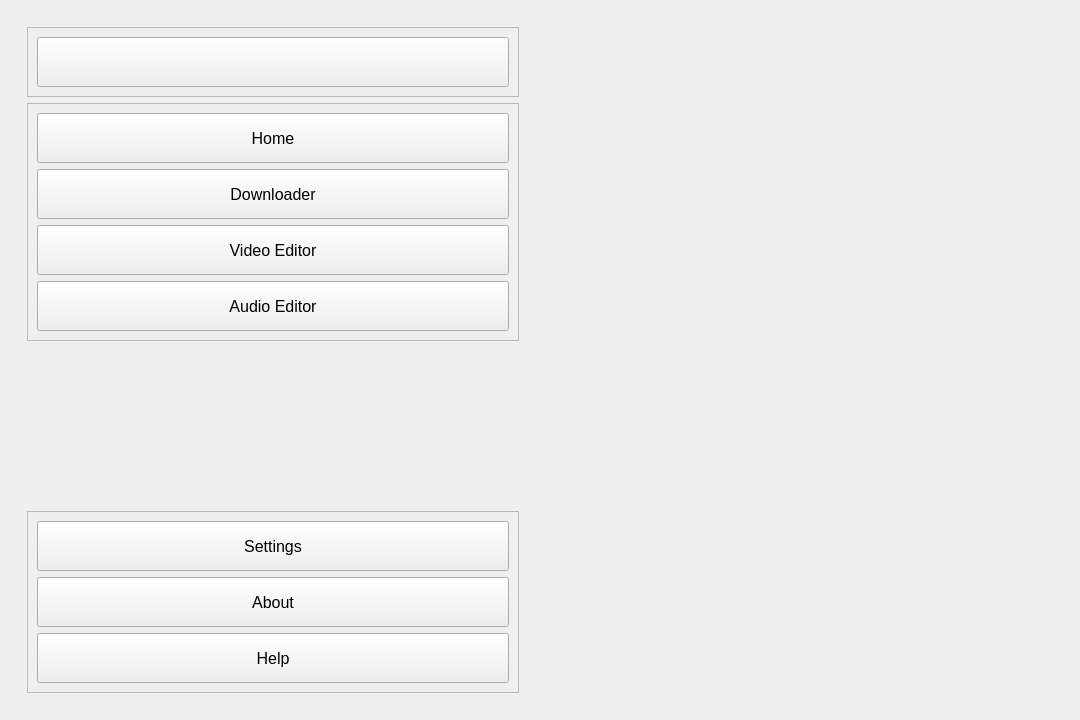
<?xml version="1.0" encoding="UTF-8"?>
<ui version="4.0">
 <class>MainWindow</class>
 <widget class="QMainWindow" name="MainWindow">
  <property name="geometry">
   <rect>
    <x>0</x>
    <y>0</y>
    <width>1080</width>
    <height>720</height>
   </rect>
  </property>
  <property name="windowTitle">
   <string>MainWindow</string>
  </property>
  <widget class="QWidget" name="centralwidget">
   <layout class="QHBoxLayout" name="horizontalLayout">
    <item>
     <widget class="QWidget" name="leftMenuContainer" native="true">
      <layout class="QVBoxLayout" name="verticalLayout">
       <item>
        <widget class="QWidget" name="leftMenuSubontainer" native="true">
         <layout class="QVBoxLayout" name="verticalLayout_2">
          <item alignment="Qt::AlignTop">
           <widget class="QFrame" name="frame">
            <property name="minimumSize">
             <size>
              <width>0</width>
              <height>44</height>
             </size>
            </property>
            <property name="frameShape">
             <enum>QFrame::StyledPanel</enum>
            </property>
            <property name="frameShadow">
             <enum>QFrame::Raised</enum>
            </property>
            <layout class="QVBoxLayout" name="verticalLayout_3">
             <item>
              <widget class="QPushButton" name="pushButton">
               <property name="sizePolicy">
                <sizepolicy hsizetype="Minimum" vsizetype="Preferred">
                 <horstretch>0</horstretch>
                 <verstretch>0</verstretch>
                </sizepolicy>
               </property>
               <property name="minimumSize">
                <size>
                 <width>0</width>
                 <height>50</height>
                </size>
               </property>
               <property name="font">
                <font>
                 <pointsize>12</pointsize>
                </font>
               </property>
               <property name="toolTip">
                <string>Menu</string>
               </property>
               <property name="text">
                <string/>
               </property>
               <property name="icon">
                <iconset resource="../../../qt5-icons-resources.qrc">
                 <normaloff>:/icons/feather/align-justify.svg</normaloff>:/icons/feather/align-justify.svg</iconset>
               </property>
               <property name="iconSize">
                <size>
                 <width>25</width>
                 <height>25</height>
                </size>
               </property>
              </widget>
             </item>
            </layout>
           </widget>
          </item>
          <item alignment="Qt::AlignTop">
           <widget class="QFrame" name="frame_2">
            <property name="sizePolicy">
             <sizepolicy hsizetype="Preferred" vsizetype="Preferred">
              <horstretch>0</horstretch>
              <verstretch>0</verstretch>
             </sizepolicy>
            </property>
            <property name="frameShape">
             <enum>QFrame::StyledPanel</enum>
            </property>
            <property name="frameShadow">
             <enum>QFrame::Raised</enum>
            </property>
            <layout class="QVBoxLayout" name="verticalLayout_4">
             <item>
              <widget class="QPushButton" name="pushButton_2">
               <property name="minimumSize">
                <size>
                 <width>0</width>
                 <height>50</height>
                </size>
               </property>
               <property name="font">
                <font>
                 <pointsize>12</pointsize>
                </font>
               </property>
               <property name="toolTip">
                <string>Home</string>
               </property>
               <property name="text">
                <string>Home</string>
               </property>
               <property name="icon">
                <iconset resource="../../../qt5-icons-resources.qrc">
                 <normaloff>:/icons/feather/home.svg</normaloff>:/icons/feather/home.svg</iconset>
               </property>
               <property name="iconSize">
                <size>
                 <width>25</width>
                 <height>25</height>
                </size>
               </property>
              </widget>
             </item>
             <item>
              <widget class="QPushButton" name="pushButton_3">
               <property name="minimumSize">
                <size>
                 <width>0</width>
                 <height>50</height>
                </size>
               </property>
               <property name="font">
                <font>
                 <pointsize>12</pointsize>
                </font>
               </property>
               <property name="toolTip">
                <string>Youtube Video Downloader</string>
               </property>
               <property name="text">
                <string>Downloader</string>
               </property>
               <property name="icon">
                <iconset resource="../../../qt5-icons-resources.qrc">
                 <normaloff>:/icons/feather/download.svg</normaloff>:/icons/feather/download.svg</iconset>
               </property>
               <property name="iconSize">
                <size>
                 <width>25</width>
                 <height>25</height>
                </size>
               </property>
              </widget>
             </item>
             <item>
              <widget class="QPushButton" name="pushButton_4">
               <property name="minimumSize">
                <size>
                 <width>0</width>
                 <height>50</height>
                </size>
               </property>
               <property name="font">
                <font>
                 <pointsize>12</pointsize>
                </font>
               </property>
               <property name="toolTip">
                <string>Video Editor</string>
               </property>
               <property name="text">
                <string>Video Editor</string>
               </property>
               <property name="icon">
                <iconset resource="../../../qt5-icons-resources.qrc">
                 <normaloff>:/icons/feather/video.svg</normaloff>:/icons/feather/video.svg</iconset>
               </property>
               <property name="iconSize">
                <size>
                 <width>25</width>
                 <height>25</height>
                </size>
               </property>
              </widget>
             </item>
             <item>
              <widget class="QPushButton" name="pushButton_8">
               <property name="minimumSize">
                <size>
                 <width>0</width>
                 <height>50</height>
                </size>
               </property>
               <property name="font">
                <font>
                 <pointsize>12</pointsize>
                </font>
               </property>
               <property name="toolTip">
                <string>Audio Editor</string>
               </property>
               <property name="text">
                <string>Audio Editor</string>
               </property>
               <property name="icon">
                <iconset resource="../../../qt5-icons-resources.qrc">
                 <normaloff>:/icons/feather/volume-2.svg</normaloff>:/icons/feather/volume-2.svg</iconset>
               </property>
               <property name="iconSize">
                <size>
                 <width>24</width>
                 <height>24</height>
                </size>
               </property>
              </widget>
             </item>
            </layout>
           </widget>
          </item>
          <item>
           <spacer name="verticalSpacer">
            <property name="orientation">
             <enum>Qt::Vertical</enum>
            </property>
            <property name="sizeHint" stdset="0">
             <size>
              <width>20</width>
              <height>40</height>
             </size>
            </property>
           </spacer>
          </item>
          <item alignment="Qt::AlignBottom">
           <widget class="QFrame" name="frame_3">
            <property name="frameShape">
             <enum>QFrame::StyledPanel</enum>
            </property>
            <property name="frameShadow">
             <enum>QFrame::Raised</enum>
            </property>
            <layout class="QVBoxLayout" name="verticalLayout_5">
             <item>
              <widget class="QPushButton" name="pushButton_6">
               <property name="minimumSize">
                <size>
                 <width>0</width>
                 <height>50</height>
                </size>
               </property>
               <property name="font">
                <font>
                 <pointsize>12</pointsize>
                </font>
               </property>
               <property name="toolTip">
                <string>Access to setting</string>
               </property>
               <property name="text">
                <string>Settings</string>
               </property>
               <property name="icon">
                <iconset resource="../../../qt5-icons-resources.qrc">
                 <normaloff>:/icons/feather/settings.svg</normaloff>:/icons/feather/settings.svg</iconset>
               </property>
               <property name="iconSize">
                <size>
                 <width>25</width>
                 <height>25</height>
                </size>
               </property>
              </widget>
             </item>
             <item>
              <widget class="QPushButton" name="pushButton_5">
               <property name="minimumSize">
                <size>
                 <width>0</width>
                 <height>50</height>
                </size>
               </property>
               <property name="font">
                <font>
                 <pointsize>12</pointsize>
                </font>
               </property>
               <property name="toolTip">
                <string>Information about the app</string>
               </property>
               <property name="text">
                <string>About</string>
               </property>
               <property name="icon">
                <iconset resource="../../../qt5-icons-resources.qrc">
                 <normaloff>:/icons/feather/info.svg</normaloff>:/icons/feather/info.svg</iconset>
               </property>
               <property name="iconSize">
                <size>
                 <width>25</width>
                 <height>25</height>
                </size>
               </property>
              </widget>
             </item>
             <item>
              <widget class="QPushButton" name="pushButton_7">
               <property name="minimumSize">
                <size>
                 <width>0</width>
                 <height>50</height>
                </size>
               </property>
               <property name="font">
                <font>
                 <pointsize>12</pointsize>
                </font>
               </property>
               <property name="toolTip">
                <string>Get help or report a bug</string>
               </property>
               <property name="text">
                <string>Help</string>
               </property>
               <property name="icon">
                <iconset resource="../../../qt5-icons-resources.qrc">
                 <normaloff>:/icons/feather/help-circle.svg</normaloff>:/icons/feather/help-circle.svg</iconset>
               </property>
               <property name="iconSize">
                <size>
                 <width>25</width>
                 <height>25</height>
                </size>
               </property>
              </widget>
             </item>
            </layout>
           </widget>
          </item>
         </layout>
        </widget>
       </item>
      </layout>
     </widget>
    </item>
    <item>
     <widget class="QWidget" name="rightmenuContainer" native="true"/>
    </item>
   </layout>
  </widget>
 </widget>
 <resources>
  <include location="../../../qt5-icons-resources.qrc"/>
 </resources>
 <connections/>
</ui>
